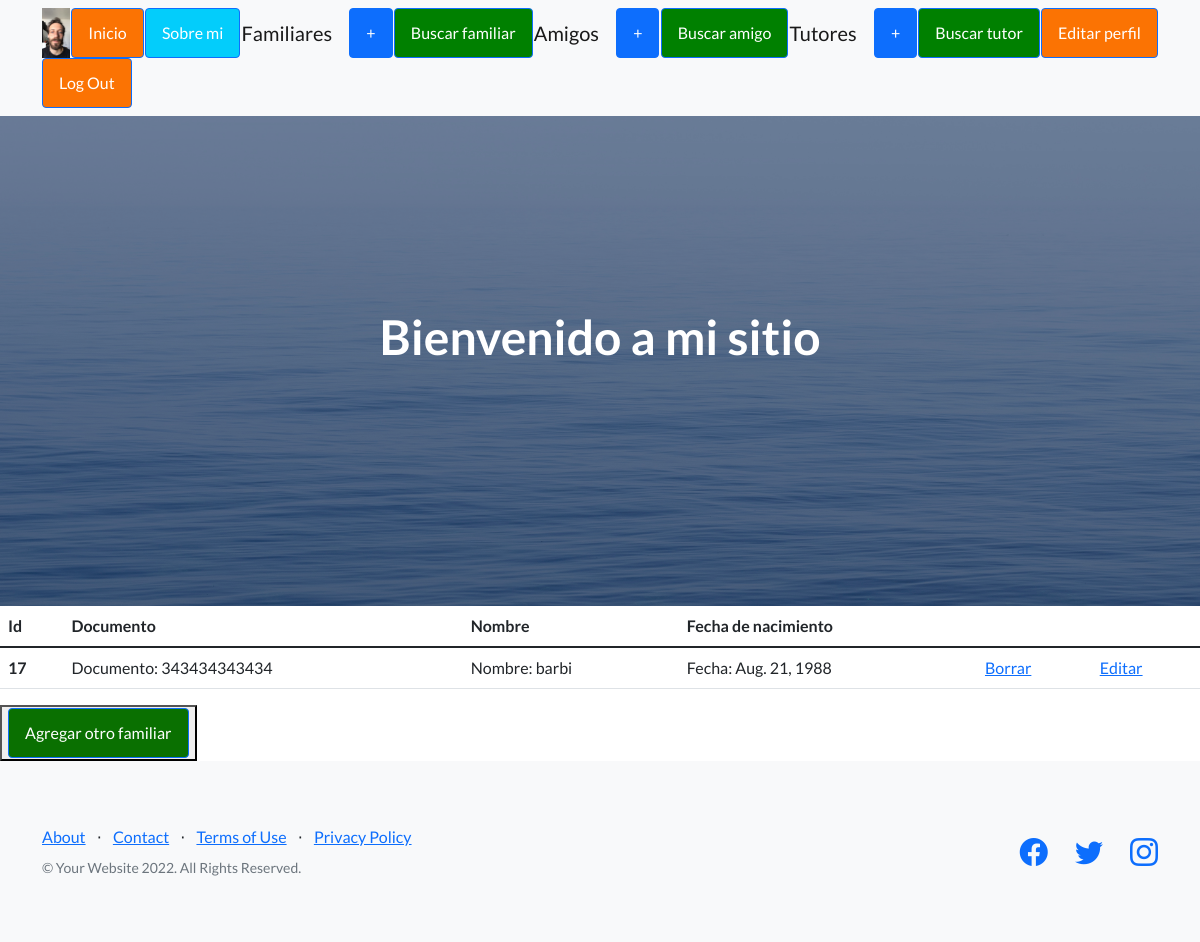
Page /Axel_app/lista_familiares (signed in) on the earlier database version.
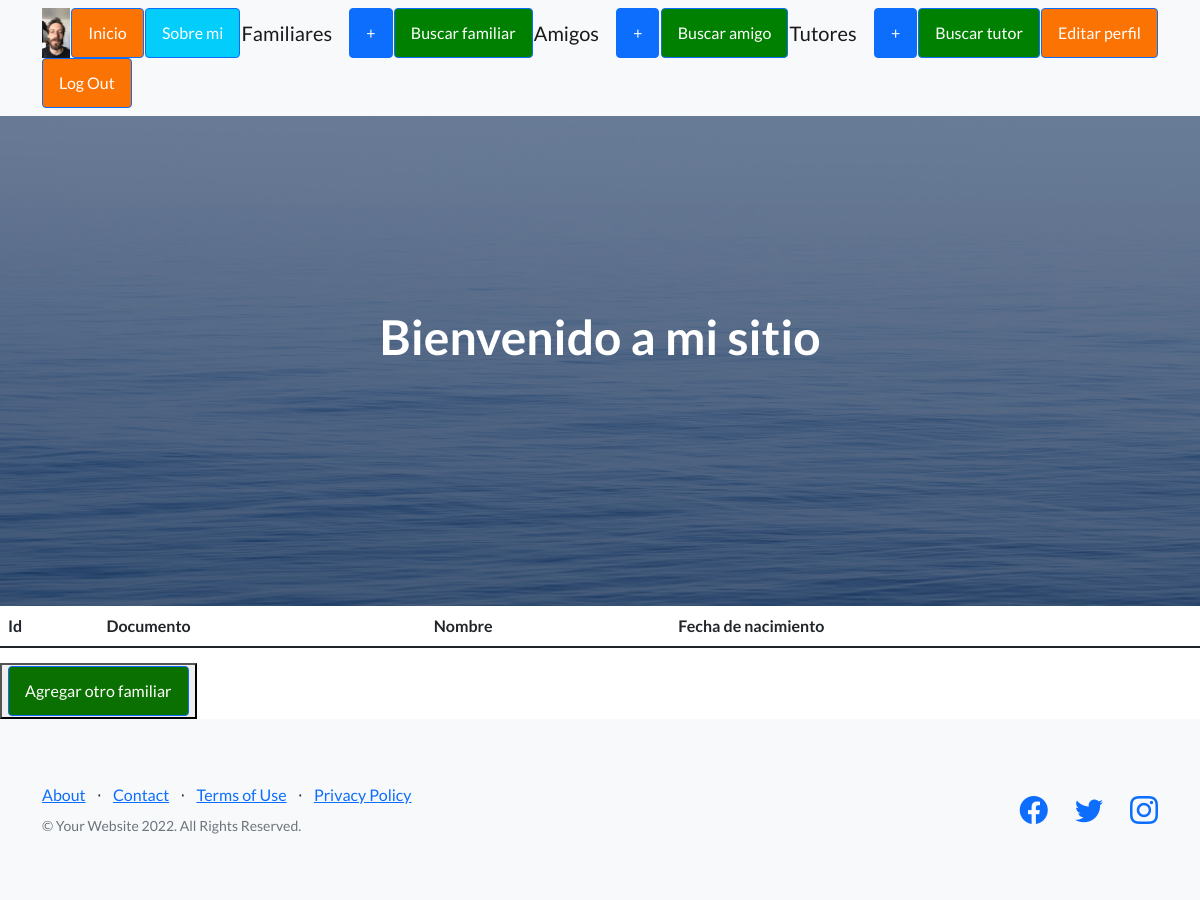
Same page on the later database version.
### Axel_app/models.py (models this page shows, shortened)
class Familiares(models.Model):
    documento = models.IntegerField()
    nombre = models.CharField(max_length=30)
    fecha = models.DateField()

### Axel_app/views.py (the view)
# urls.py: path("lista_familiares", views.lista_familiares, name='familiares'),
@login_required
def lista_familiares(request):
    lista_familiares = Familiares.objects.all()
    avatares = Avatar.objects.filter(user=request.user.id)
    if avatares:
        datos_dicc = {"datos":lista_familiares, "url":avatares[0].imagen.url}
    else:
        default = '/static/Axel_app/images/standard_profile.jpg'
        datos_dicc = {"datos":lista_familiares, "url":default}
    return render(request, "plantilla_familiares.html", datos_dicc)

### Axel_app/templates/plantilla_familiares.html (shortened to what this page needs)
{% extends "padre.html" %}
{% load static %}
{% block contenido %}
<main>
    <table class="table">
        <thead>
          <tr>
            <th scope="col">Id</th>
            <th scope="col">Documento</th>
            <th scope="col">Nombre</th>
            <th scope="col">Fecha de nacimiento</th>
          </tr>
        </thead>
        <tbody>
            <tr>
                {% for n in datos %}
                <th scope="row">{{n.id}}</th>
                <td>Documento: {{n.documento}} </td>
                <td>Nombre: {{n.nombre}} </td>
                <td>Fecha: {{n.fecha}} </td>
                <td><a href="{% url 'borrar_familiar' n.id %}">Borrar</a></td>
                <td><a href="{% url 'editar_familiar' n.id %}">Editar</a></td>
            </tr>
            {% endfor %}
        </tbody>
      </table>
    <button>
      <a class="btn btn-primary" href="{% url 'alta_familiares' %}" style="background-color: rgb(10, 112, 1);">Agregar otro familiar</a>
    </button>
</main>
{% endblock %}

Differences in the rows shown:
removed Familiares: id "17", documento "343434343434", nombre "barbi", fecha "Aug. 21, 1988"
